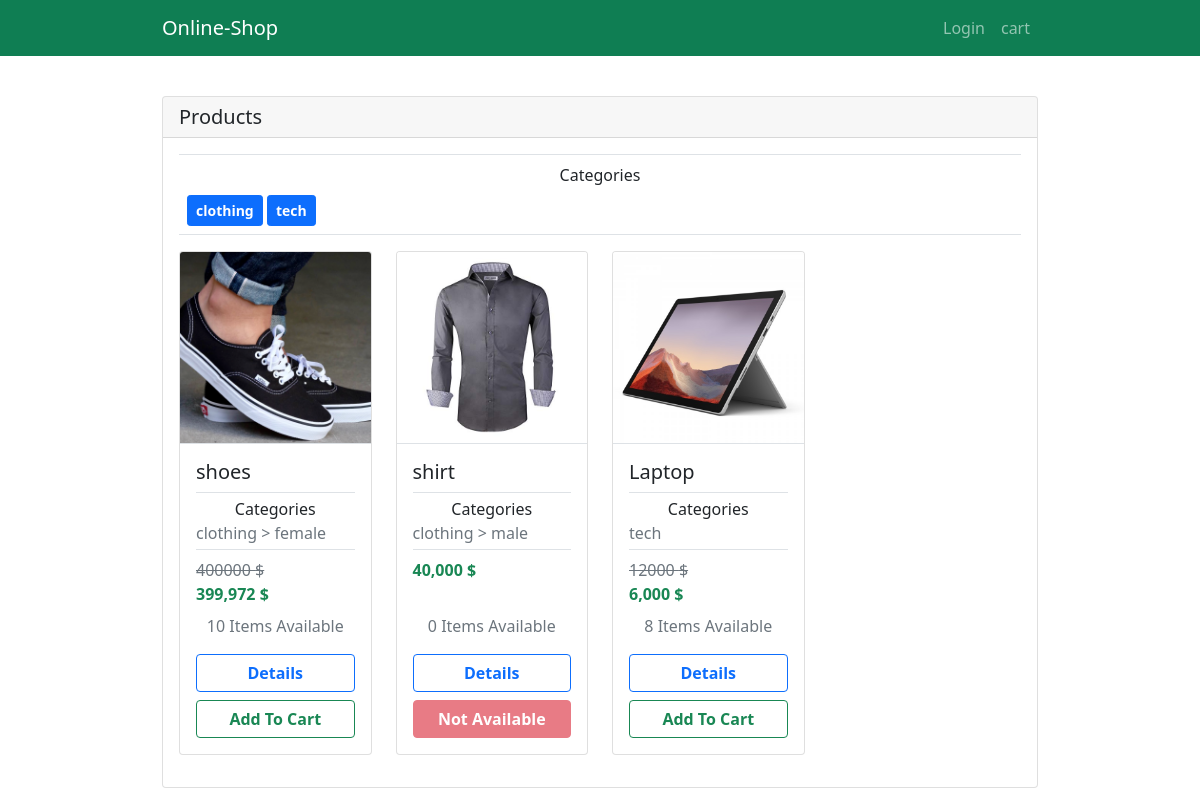
The page / on the database its author committed.
### products/models.py (models this page shows, shortened)
class Category(models.Model):
    name = models.CharField(max_length=100)
    parent = models.ForeignKey('self',null=True , blank=True , on_delete=models.CASCADE, related_name='children')
    def __str__(self):
        return f'{self.name}'
    def get_parents(self):
        result = []
        if self.parent:
            result = self.parent.get_parents()
        result.append(self)
        return result   # list of parents

class Product(models.Model):
    title = models.CharField(max_length=200)
    description = models.TextField()
    brand = models.CharField(max_length=200)
    available = models.PositiveIntegerField(default=0)
    discount = models.ForeignKey(Discount, null=True, blank=True, on_delete=models.SET_NULL)
    image = models.ImageField(upload_to="products_picture")
    price = models.PositiveIntegerField(default=0)
    category = models.ForeignKey(Category,on_delete=models.CASCADE)
    def get_end_price(self):
        discount = self.discount
        price = self.price
        if discount:
            if discount.type == "C":
                price = price - discount.amount
            elif discount.type == "P":
                if discount.max_amount and (price*discount.amount//100) >= discount.max_amount:
                    price = price - discount.max_amount
                else:
                    price = price - (price*discount.amount//100)
        return price

class Discount(models.Model):
    CHOICES = (
        ('C', 'cash'),
        ('P', 'percentage'),
    )
    type = models.CharField(max_length=1,choices=CHOICES)
    amount = models.IntegerField(default=0)
    max_amount = models.IntegerField(null=True, blank=True)

### products/views.py (the view)
# urls.py: path('', views.ProductListView.as_view(),name="home-page"),
class ProductListView(ListView):
    model = Product
    paginate_by = 10
    template_name = "products/home.html"
    def get_context_data(self, **kwargs):
        context = super().get_context_data(**kwargs)
        if self.request.GET.get('category'):
            context['category'] = self.request.GET.get('category')
            context['categories'] = Category.objects.filter(parent__name=self.request.GET.get('category'))
        else:
            context['categories'] = Category.objects.filter(parent=None)
        context["home"] = True
        return context
    def get_queryset(self):
        if self.request.GET.get('category'):
            categories = Category.objects.get(name=self.request.GET.get('category')).get_children()
            category_ids = [cat.id for cat in categories]
            queryset = Product.objects.filter(category__id__in=category_ids)
        else:
            queryset = Product.objects.all()
        return queryset

### products/templates/products/home.html (shortened to what this page needs)
{% extends 'core/base.html' %}
{% load humanize %}
{% block content %}
    <div class="row justify-content-center mt-4">
        <div class="col-9">
            <div class="card">
                <h5 class="card-header">{% if category %}{{ category }}{% else %}Products{% endif %}</h5>
                <div class="card-body">
                    <div class="border-bottom border-top mb-3">
                        <div class="text-center mt-2">Categories</div>
                        <div class="m-2">
                            {% for category in categories %}
                                <a class="btn btn-sm fw-bold btn-primary" href="{% url 'home-page' %}?category={{ category }}">{{ category }}</a>
                            {% endfor %}
                        </div>
                    </div>
                    <div class="row">
                        {% for product in object_list %}
                        <div class="col-3 mb-3">
                            <div class="card h-100">
                                <div  class="ratio ratio-1x1 border-bottom">
                                    <img src="{{ product.image.url }}" class="card-img-top" style="object-fit: cover;">
                                </div>
                                <div class="card-body d-flex flex-column">
                                    <h5 class="card-title mb-2">{{ product.title }}</h5>
                                    <div class="border-bottom border-top mb-2 py-1">
                                        <div class="text-center">Categories</div>
                                        {% for cat in product.category.get_parents %}
                                            <span class="text-muted">{{ cat }} {% if not forloop.last %}>{% endif %}</span>
                                        {% endfor %}
                                    </div>
                                    {% if product.discount %}
                                    <div class="text-muted text-start text-decoration-line-through">{{ product.price }} $</div>
                                    {% endif %}
                                    <div class="text-success fw-bold text-start mb-2">{{ product.get_end_price|intcomma }} $</div>
                                    <div class="text-muted text-center mt-auto mb-3">{{ product.available }} Items Available</div>
                                    <div class="d-grid gap-2">
                                        <a href="{% url 'product-detail' product.id %}" class="btn fw-bold btn-outline-primary">Details</a>
                                        <button id="{{ product.id }}" class="fw-bold btn {% if product.available %}btn-outline-success{% else %}btn-danger{% endif %} add-cart"{% if not product.available %} disabled {% endif %}>{% if product.available %}Add To Cart{% else %}Not Available{% endif %}</button>
                                    </div>
                                </div>
                            </div>
                        </div>
                        {% endfor %}
                    </div>
                </div>
            </div>
        </div>
    </div>
{% endblock %}

### core/templates/core/base.html (shortened to what this page needs)
{% load static %}
<!DOCTYPE html>
<html lang="en">
<head>
    <link rel="stylesheet" href="https://cdn.jsdelivr.net/npm/bootstrap-icons@1.5.0/font/bootstrap-icons.css">
    <link rel="stylesheet" href="{% static 'core/bootstrap.min.css' %}">
</head>
<body>
    <nav class="navbar navbar-expand-lg navbar-dark" style="background-color: #0f7e53;">
        <div class="container-fluid w-75">
            <a class="navbar-brand" href="{% url 'home-page' %}">Online-Shop</a>
            <div class="collapse navbar-collapse" id="navbar-colapse">
                <div class="navbar-nav ms-auto">
                    {% if request.user.is_authenticated %}<a href="{% url 'profile' %}" class="nav-item nav-link">Profile</a>{% else %}<a href="{% url 'login' %}" class="nav-item nav-link">Login</a>{% endif %}
                    {% if home %}
                    <span type="button" class="nav-item nav-link" data-toggle="modal" data-target="#cart">
                        cart
                    </span>
                    {% endif %}
                </div>
            </div>
        </div>
    </nav>
    <div class="container-fluid">
    {% block content %}
    {% endblock %}
    </div>
</body>
</html>

### rows shown on the page
Category: name "clothing"
Category: name "tech"
Product: image (picture), title "shoes", price "400000", get_end_price "399,972", available "10", shows "Add To Cart"
Category: name "female"
Product: image (picture), title "shirt", get_end_price "40,000", available "0", shows "Not Available"
Category: name "male"
Product: image (picture), title "Laptop", price "12000", get_end_price "6,000", available "8", shows "Add To Cart"
